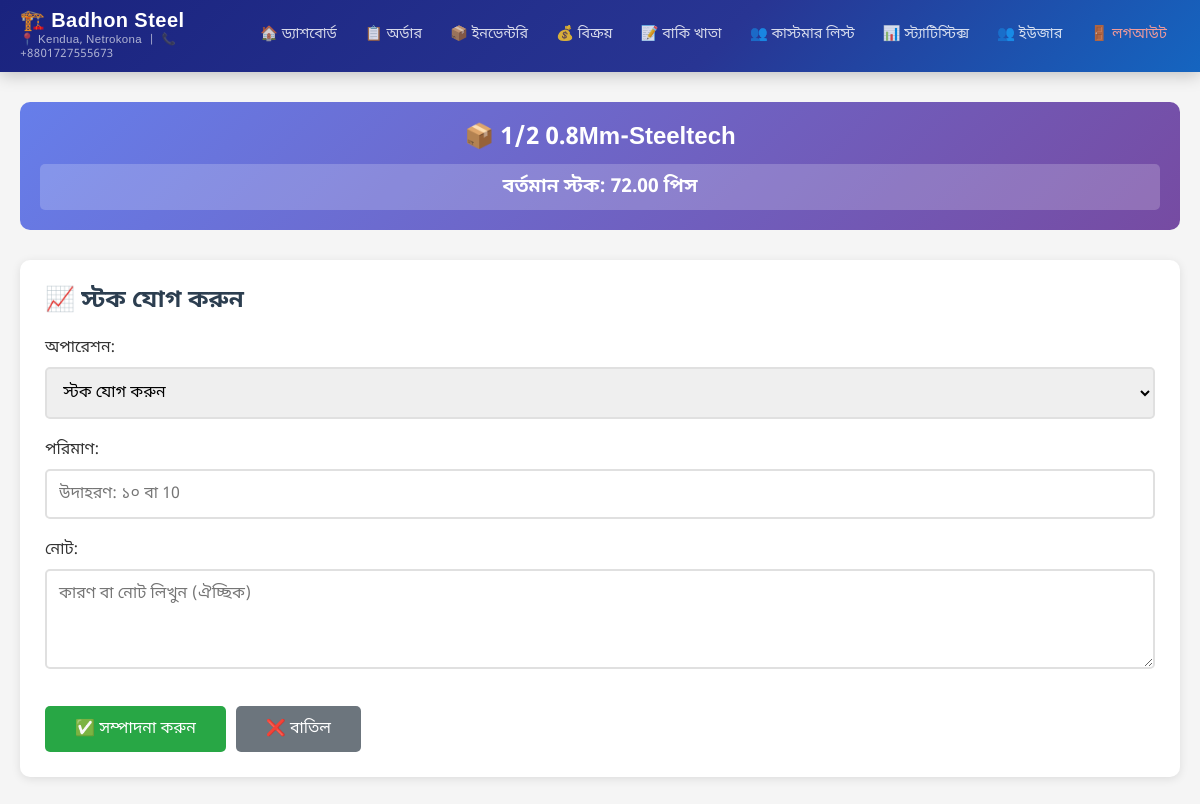
The page /admin-panel/inventory/157/stock/ (signed in) on the database as committed earlier.
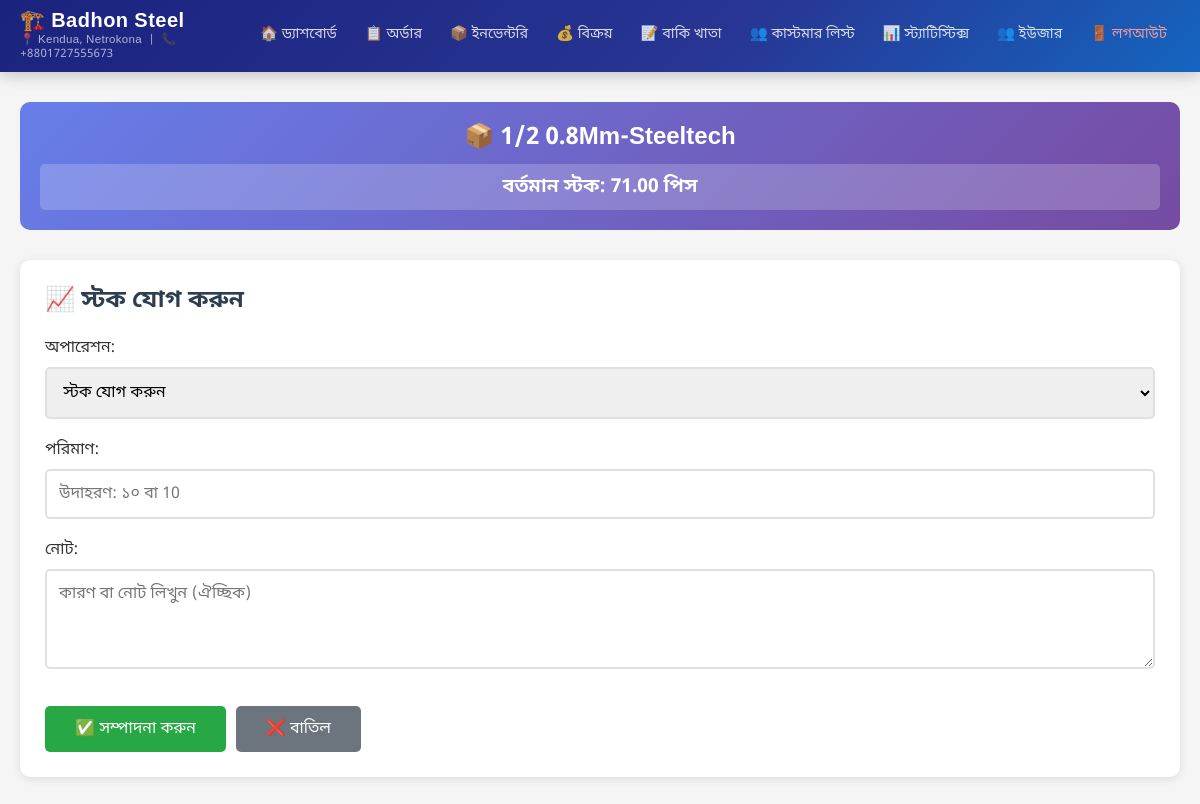
The same page on the database as committed later.
### shop/models.py (models this page shows, shortened)
class InventoryProduct(models.Model):
    UNIT_CHOICES = [
        ('piece', 'পিস'),
        ('feet', 'ফুট'),
        ('meter', 'মিটার'),
        ('ton', 'টন'),
        ('kg', 'কেজি'),
    ]
    name = models.CharField(max_length=200, verbose_name='পণ্যের নাম')
    description = models.TextField(verbose_name='বিবরণ', blank=True)
    unit = models.CharField(max_length=20, choices=UNIT_CHOICES, verbose_name='একক')
    price_per_unit = models.DecimalField(max_digits=10, decimal_places=2, verbose_name='প্রতি একক মূল্য')
    stock_quantity = models.DecimalField(max_digits=10, decimal_places=2, verbose_name='স্টক পরিমাণ', default=0)
    is_active = models.BooleanField(default=True, verbose_name='সক্রিয়')
    created_at = models.DateTimeField(auto_now_add=True, verbose_name='তৈরির তারিখ')
    updated_at = models.DateTimeField(auto_now=True, verbose_name='আপডেটের তারিখ')
    image = models.ImageField(upload_to='inventory/', blank=True, null=True, verbose_name='ছবি')
    class Meta:
        verbose_name = 'ইনভেন্টরি পণ্য'
        verbose_name_plural = 'ইনভেন্টরি পণ্যসমূহ'
        ordering = ['name']
        unique_together = [['name', 'unit']]

### shop/views.py (the view)
# urls.py: path('admin-panel/inventory/<int:pk>/stock/', views.stock_management, name='stock_management'),
@login_required
def stock_management(request, pk):
    product = get_object_or_404(InventoryProduct, pk=pk)
    if request.method == 'POST':
        form = StockManagementForm(request.POST)
        if form.is_valid():
            operation_type = form.cleaned_data['operation_type']
            quantity = form.cleaned_data['quantity']
            notes = form.cleaned_data['notes']
            try:
                previous_quantity = product.stock_quantity
                if operation_type == 'add':
                    product.add_stock(quantity)
                    messages.success(request, f'✅ {quantity} {product.get_unit_display()} স্টক যোগ করা হয়েছে!')
                    StockHistory.objects.create(
                        product=product,
                        operation='add',
                        quantity=quantity,
                        previous_quantity=previous_quantity,
                        new_quantity=product.stock_quantity,
                        notes=notes
                    )
                elif operation_type == 'remove':
                    product.remove_stock(quantity)
                    messages.success(request, f'✅ {quantity} {product.get_unit_display()} স্টক কমানো হয়েছে!')
                    StockHistory.objects.create(
                        product=product,
                        operation='remove',
                        quantity=quantity,
                        previous_quantity=previous_quantity,
                        new_quantity=product.stock_quantity,
                        notes=notes
                    )
                return redirect('inventory_product_list')
            except ValueError as e:
                messages.error(request, f'❌ {str(e)}')
    else:
        form = StockManagementForm()
    context = {
        'form': form,
        'product': product,
        'operation_title': 'স্টক ব্যবস্থাপনা'
    }
    return render(request, 'admin_panel/stock_management.html', context)

### shop/forms.py (shortened to what this page needs)
class StockManagementForm(forms.Form):
    operation_type = forms.ChoiceField(
        label='অপারেশন',
        choices=[
            ('add', 'স্টক যোগ করুন'),
            ('remove', 'স্টক কমান'),
        ],
        widget=forms.Select(attrs={
            'class': 'form-control',
            'onchange': 'updateFormTitle()'
        })
    )
    quantity = forms.CharField(
        label='পরিমাণ',
        required=True,
        widget=forms.TextInput(attrs={
            'class': 'form-control bangla-number-input',
            'placeholder': 'উদাহরণ: ১০ বা 10',
            'autocomplete': 'off',
        })
    )
    notes = forms.CharField(
        label='নোট',
        required=False,
        widget=forms.Textarea(attrs={
            'class': 'form-control',
            'rows': 3,
            'placeholder': 'কারণ বা নোট লিখুন (ঐচ্ছিক)'
        })
    )

### shop/templates/admin_panel/stock_management.html (shortened to what this page needs)
{% extends 'admin_panel/base.html' %}
{% block content %}
<div class="form-container">
    <div class="product-info">
        <h3>📦 {{ product.name }}</h3>
        <div class="stock-info">
            বর্তমান স্টক: {{ product.stock_quantity }} {{ product.get_unit_display }}
        </div>
    </div>
    <div class="card">
        <h2 class="card-title">{{ operation_title }}</h2>
        <form method="post">
            <div class="form-group">
                {{ form.operation_type.label_tag }}
                {{ form.operation_type }}
            </div>
            <div class="form-group">
                {{ form.quantity.label_tag }}
                {{ form.quantity }}
            </div>
            <div class="form-group">
                {{ form.notes.label_tag }}
                {{ form.notes }}
            </div>
            <div class="form-actions">
                <button type="submit" class="btn btn-success">
                    ✅ সম্পাদনা করুন
                </button>
                <a href="{% url 'inventory_product_list' %}" class="btn btn-secondary">❌ বাতিল</a>
            </div>
        </form>
    </div>
</div>
{% endblock %}

Rows that differ between the two databases and show on the page:
changed InventoryProduct "1/2 0.8Mm-Steeltech": stock_quantity "72.00" → "71.00"
